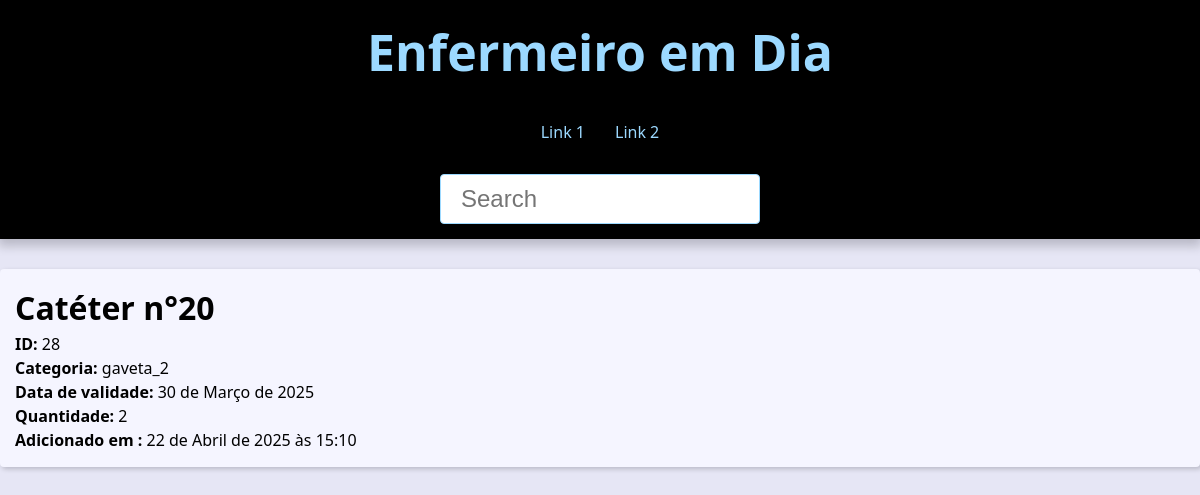
Screenshot of /28/ with the database file from the repository.
### item/models.py (models this page shows, shortened)
class Item(models.Model): #todos esses campos serão obrigatórios
    item = models.CharField(max_length=50)
    expiration_date = models.DateField()
    created_date = models.DateTimeField(default=timezone.now)
    amount = models.IntegerField(default=1)
    show = models.BooleanField(default=True)
    picture = models.ImageField(blank=True, upload_to='pictures/%Y/%m/')
    category = models.ForeignKey(Category,
                                 on_delete=models.SET_NULL,
                                 blank=True, null=True
                                 )
    owner = models.ForeignKey(User,
                                 on_delete=models.SET_NULL,
                                 blank=True, null=True
                                 )

class Category(models.Model):
    class Meta:
        verbose_name = 'Category'
        verbose_name_plural = 'Categories'
    name = models.CharField(max_length=50)

### item/views/item_views.py (the view)
# urls.py: path('<int:item_id>/', views.item, name='item'), # página de cada ítem, criando nova url, sempre colocar barra final ao fim da url
def item(request, item_id):
    single_item = get_object_or_404(
        Item, pk=item_id, show=True
        )
    context = {
        'item': single_item,
    }
    return render(
        request,
        'item/item.html',
        context
    )

### item/templates/item/item.html
{% extends 'global/base.html'%}
{%block content%}
    <div class="single-item">
        <h1 class="single-item-name">
            {{ item.item }}
        </h1>
        <p><b>ID:</b> {{ item.id }}</p>
        <p><b>Categoria:</b> {{ item.category.name}}</p>
        <p><b>Data de validade:</b> {{ item.expiration_date }}</p>
        <p><b>Quantidade:</b> {{ item.amount }}</p>
        <p><b>Adicionado em :</b> {{ item.created_date }}</p>
    </div>
{%endblock content%}

### base_static/global/css/style.css (style rules this page uses)
:root { --spacing: 1.5rem; --link-dark-color: rgb(164, 46, 46); --link-light-color: rgb(156, 217, 255); --clr-white: rgb(245, 245, 255); --main-dark-blue: rgb(20, 58, 74); --clr-light-gray: rgb(230, 230, 245); --clr-dark-shadow-5: rgba(0, 0, 10, 5%); --clr-dark-shadow-10: rgba(0, 0, 10, 10%); --clr-dark-shadow-20: rgba(0, 0, 10, 20%); --clr-light-shadow-5: rgba(200, 200, 255, 5%); --clr-light-shadow-10: rgba(200, 200, 255, 10%); --clr-light-shadow-20: rgba(200, 200, 255, 20%); --clr-black: rgb(0, 0, 0); --main-page-width: 120rem; --table-min-width: 60rem; --biggest-font-size: 5rem; --bigger-font-size: 4rem; --big-font-size: 3.2rem; --medium-font-size: 2.4rem; --small-font-size: 1.6rem; --smaller-font-size: 1.4rem; --smallest-font-size: 1.2rem; --transition-fast: 300ms; --transition-medium: 600ms; --transition-slow: 1s; --default-border-radius: 4px; }
*, *::before, *::after { margin: 0; padding: 0; box-sizing: border-box; }
html { font-size: 62.5%; }
body { font-family: system-ui, -apple-system, BlinkMacSystemFont, 'Segoe UI', Roboto, Oxygen, Ubuntu, Cantarell, 'Open Sans', 'Helvetica Neue', sans-serif; line-height: 1.5; font-size: var(--small-font-size); color: var(--clr-black); -webkit-font-smoothing: antialiased; background: var(--clr-light-gray); }

### rows the page displays
Item: item "Catéter n°20", id "28", category.name "gaveta_2", expiration_date "30 de Março de 2025", amount "2", created_date "22 de Abril de 2025 às 15:10"
